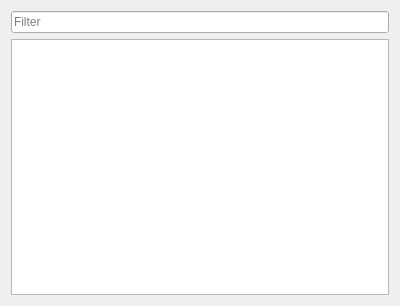
<?xml version="1.0" encoding="UTF-8"?>
<ui version="4.0">
 <class>FileList</class>
 <widget class="QWidget" name="FileList">
  <property name="geometry">
   <rect>
    <x>0</x>
    <y>0</y>
    <width>400</width>
    <height>306</height>
   </rect>
  </property>
  <property name="windowTitle">
   <string>Form</string>
  </property>
  <layout class="QVBoxLayout" name="verticalLayout">
   <item>
    <widget class="QLineEdit" name="lineEdit">
     <property name="placeholderText">
      <string>Filter</string>
     </property>
    </widget>
   </item>
   <item>
    <widget class="QTreeView" name="treeView">
     <property name="contextMenuPolicy">
      <enum>Qt::ContextMenuPolicy::CustomContextMenu</enum>
     </property>
     <property name="alternatingRowColors">
      <bool>true</bool>
     </property>
     <property name="rootIsDecorated">
      <bool>true</bool>
     </property>
    </widget>
   </item>
  </layout>
  <action name="actionAdd">
   <property name="icon">
    <iconset theme="document-open"/>
   </property>
   <property name="text">
    <string>Add</string>
   </property>
   <property name="menuRole">
    <enum>QAction::MenuRole::NoRole</enum>
   </property>
  </action>
  <action name="actionEdit">
   <property name="icon">
    <iconset theme="QIcon::ThemeIcon::MailMessageNew"/>
   </property>
   <property name="text">
    <string>Edit</string>
   </property>
   <property name="menuRole">
    <enum>QAction::MenuRole::NoRole</enum>
   </property>
  </action>
  <action name="actionDelete">
   <property name="icon">
    <iconset theme="QIcon::ThemeIcon::EditDelete"/>
   </property>
   <property name="text">
    <string>Delete</string>
   </property>
   <property name="menuRole">
    <enum>QAction::MenuRole::NoRole</enum>
   </property>
  </action>
 </widget>
 <resources/>
 <connections/>
</ui>
